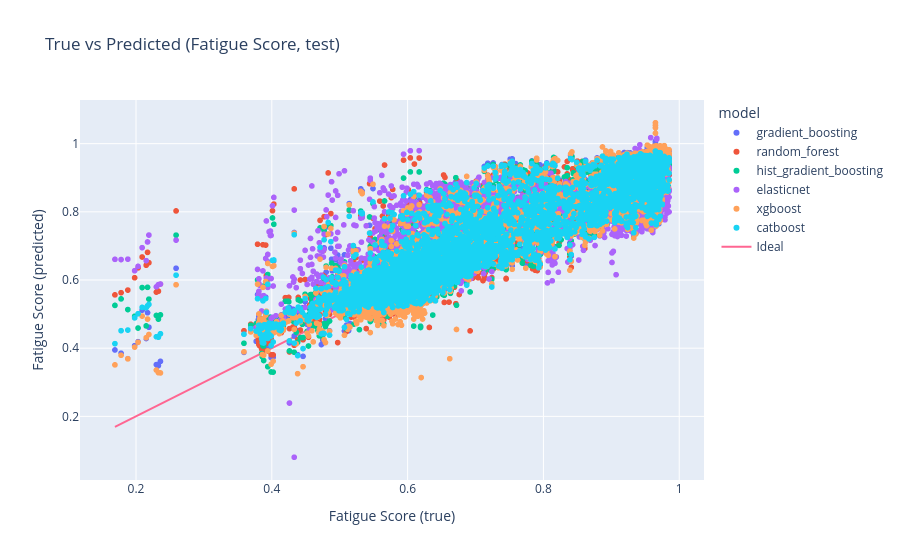
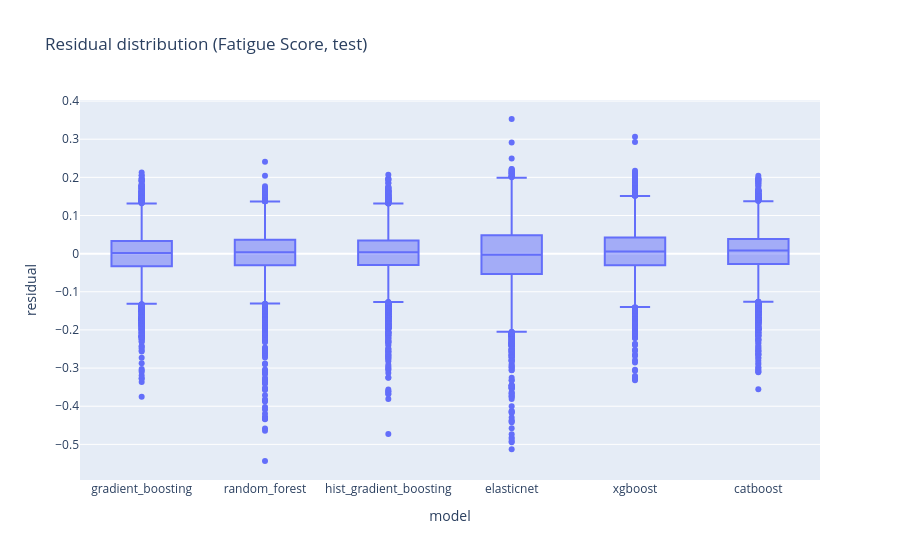

Notebook code cell kept with these figures, in order:
### Markdown cell above
### 3. Residuals and scatters (test)

We inspect how each model performs on the test set.

### Code cell
for target, data in experiment_data.items():
    pred_df = data["pred"].copy()
    label = data["target_label"]
    pred_df["residual"] = pred_df["y_true"] - pred_df["y_pred"]

    fig = px.scatter(
        pred_df,
        x="y_true",
        y="y_pred",
        color="model",
        title=f"True vs Predicted ({label}, test)",
        labels={"y_true": f"{label} (true)", "y_pred": f"{label} (predicted)"},
    )
    fig.add_trace(
        go.Scatter(
            x=[pred_df.y_true.min(), pred_df.y_true.max()],
            y=[pred_df.y_true.min(), pred_df.y_true.max()],
            mode="lines",
            name="Ideal",
        )
    )
    fig.show()

    fig_res = px.box(
        pred_df,
        x="model",
        y="residual",
        title=f"Residual distribution ({label}, test)",
    )
    fig_res.show()

### Figure 1 — Plotly figure (JSON) as saved in the notebook; plotly's stock layout.template omitted (floating-point values rounded to 4 significant figures; data arrays with more than 128 entries replaced by an {"elided": "..."} marker saying what was removed)
{"data": [{"hovertemplate": "model=gradient_boosting<br>Fatigue Score (true)=%{x}<br>Fatigue Score (predicted)=%{y}<extra></extra>", "legendgroup": "gradient_boosting", "marker": {"color": "#636efa", "symbol": "circle"}, "mode": "markers", "name": "gradient_boosting", "showlegend": true, "type": "scattergl", "x": {"elided": "5903 float values"}, "xaxis": "x", "y": {"elided": "5903 float values"}, "yaxis": "y"}, {"hovertemplate": "model=random_forest<br>Fatigue Score (true)=%{x}<br>Fatigue Score (predicted)=%{y}<extra></extra>", "legendgroup": "random_forest", "marker": {"color": "#EF553B", "symbol": "circle"}, "mode": "markers", "name": "random_forest", "showlegend": true, "type": "scattergl", "x": {"elided": "5903 float values"}, "xaxis": "x", "y": {"elided": "5903 float values"}, "yaxis": "y"}, {"hovertemplate": "model=hist_gradient_boosting<br>Fatigue Score (true)=%{x}<br>Fatigue Score (predicted)=%{y}<extra></extra>", "legendgroup": "hist_gradient_boosting", "marker": {"color": "#00cc96", "symbol": "circle"}, "mode": "markers", "name": "hist_gradient_boosting", "showlegend": true, "type": "scattergl", "x": {"elided": "5903 float values"}, "xaxis": "x", "y": {"elided": "5903 float values"}, "yaxis": "y"}, {"hovertemplate": "model=elasticnet<br>Fatigue Score (true)=%{x}<br>Fatigue Score (predicted)=%{y}<extra></extra>", "legendgroup": "elasticnet", "marker": {"color": "#ab63fa", "symbol": "circle"}, "mode": "markers", "name": "elasticnet", "showlegend": true, "type": "scattergl", "x": {"elided": "5903 float values"}, "xaxis": "x", "y": {"elided": "5903 float values"}, "yaxis": "y"}, {"hovertemplate": "model=xgboost<br>Fatigue Score (true)=%{x}<br>Fatigue Score (predicted)=%{y}<extra></extra>", "legendgroup": "xgboost", "marker": {"color": "#FFA15A", "symbol": "circle"}, "mode": "markers", "name": "xgboost", "showlegend": true, "type": "scattergl", "x": {"elided": "5903 float values"}, "xaxis": "x", "y": {"elided": "5903 float values"}, "yaxis": "y"}, {"hovertemplate": "model=catboost<br>Fatigue Score (true)=%{x}<br>Fatigue Score (predicted)=%{y}<extra></extra>", "legendgroup": "catboost", "marker": {"color": "#19d3f3", "symbol": "circle"}, "mode": "markers", "name": "catboost", "showlegend": true, "type": "scattergl", "x": {"elided": "5903 float values"}, "xaxis": "x", "y": {"elided": "5903 float values"}, "yaxis": "y"}, {"mode": "lines", "name": "Ideal", "type": "scatter", "x": [0.169, 0.985], "y": [0.169, 0.985]}], "layout": {"legend": {"title": {"text": "model"}, "tracegroupgap": 0}, "title": {"text": "True vs Predicted (Fatigue Score, test)"}, "xaxis": {"anchor": "y", "domain": [0, 1], "title": {"text": "Fatigue Score (true)"}}, "yaxis": {"anchor": "x", "domain": [0, 1], "title": {"text": "Fatigue Score (predicted)"}}}}

### Figure 2 — Plotly figure (JSON) as saved in the notebook; plotly's stock layout.template omitted (floating-point values rounded to 4 significant figures; data arrays with more than 128 entries replaced by an {"elided": "..."} marker saying what was removed)
{"data": [{"alignmentgroup": "True", "hovertemplate": "model=%{x}<br>residual=%{y}<extra></extra>", "legendgroup": "", "marker": {"color": "#636efa"}, "name": "", "notched": false, "offsetgroup": "", "orientation": "v", "showlegend": false, "type": "box", "x": {"elided": "35418 str values"}, "x0": " ", "xaxis": "x", "y": {"elided": "35418 float values"}, "y0": " ", "yaxis": "y"}], "layout": {"boxmode": "group", "legend": {"tracegroupgap": 0}, "title": {"text": "Residual distribution (Fatigue Score, test)"}, "xaxis": {"anchor": "y", "domain": [0, 1], "title": {"text": "model"}}, "yaxis": {"anchor": "x", "domain": [0, 1], "title": {"text": "residual"}}}}
